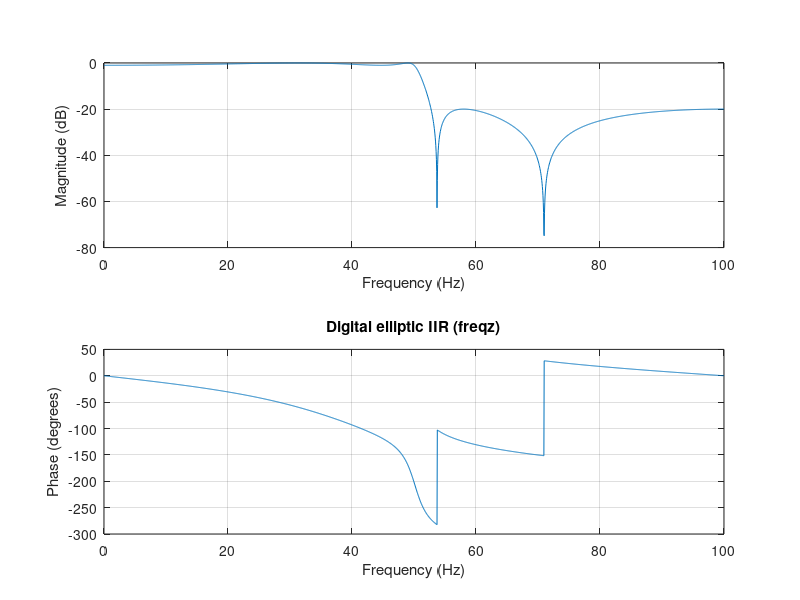
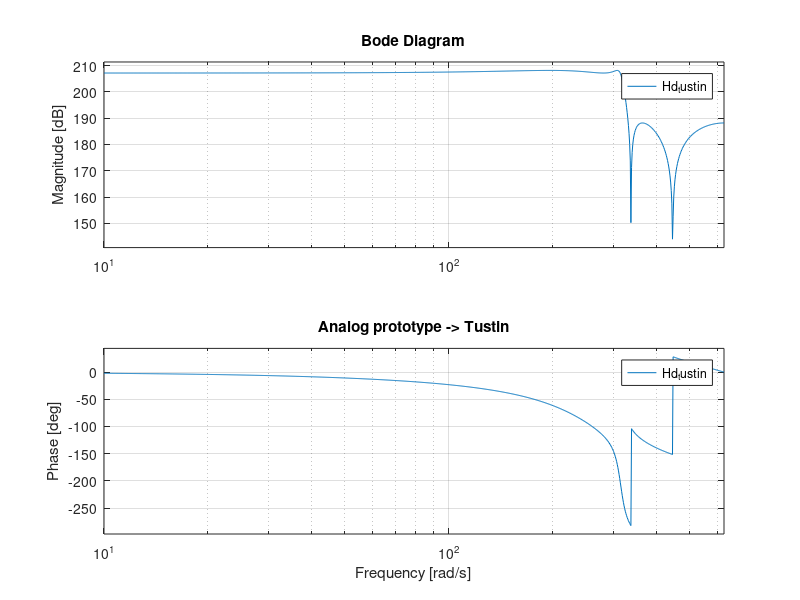

Recreate these plots in MATLAB, in order.
fs = 120;
T  = 1/fs;
R  = 1e3;
C  = 3.18e-6;

a = exp(-T/(R*C));
b = 1 - a;          % correct feedforward coefficient

z = tf('z', T);    % discrete z variable with sample time T
H = b / (1 - a*z^-1);

%bode(H);
%grid on;

% specs
fs = 200;
fp = 50;
fsb = 55;
Rp = 1;   % dB passband ripple
Rs = 20;  % dB stopband attenuation

% digital normalized freqs
Wp = fp/(fs/2);
Ws = fsb/(fs/2);

% find min order & critical freq (digital)
[n, Wn] = ellipord(Wp, Ws, Rp, Rs);

% digital design
[b, a] = ellip(n, Rp, Rs, Wn, 'low')

% display
fprintf('Elliptic order = %d\n', n);
[sos, g] = tf2sos(b, a);
disp('Second-order sections (sos):'); disp(sos);

% plot frequency response
figure; freqz(b, a, 2048, fs); title('Digital elliptic IIR (freqz)'); grid on;

% safer implementation for filtering:
% y = sosfilt(sos, x);

% -- if you prefer the analog prototype -> prewarp -> tustin route:
T = 1/fs;
Wp_analog = (2/T) * tan(pi*fp/fs);
% use ellipap to get prototype
[z_a, p_a, k_a] = ellipap(n, Rp, Rs);
% scale prototype
p_as = p_a * Wp_analog;
z_as = z_a * Wp_analog;
k_as = k_a * Wp_analog^n;
[num_a, den_a] = zp2tf(z_as, p_as, k_as);
Ha = tf(num_a, den_a);
Hd_tustin = c2d(Ha, T, 'tustin');
figure; bode(Hd_tustin); grid on; title('Analog prototype -> Tustin');

